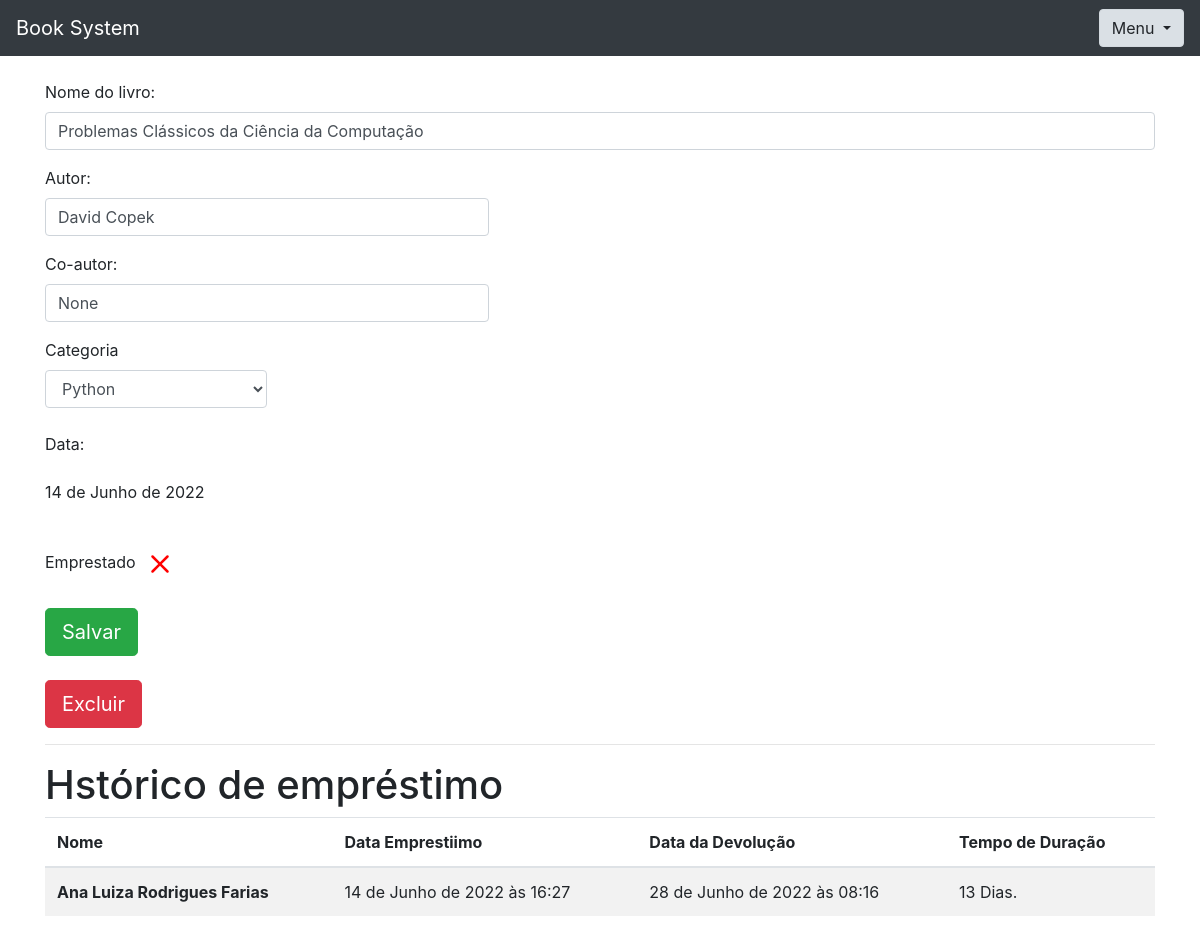
Screenshot of /livro/ver_livro/1 (signed in) with the database file from the repository.
### livro/models.py (models this page shows, shortened)
class Livros(models.Model):
    img = models.ImageField(upload_to='capa_livro', null=True, blank=True)
    nome = models.CharField(max_length = 100)
    autor = models.CharField(max_length= 30)
    co_autor = models.CharField(max_length = 30, blank=True, null=True)
    data_cadastro = models.DateField(default=date.today)
    emprestado = models.BooleanField(default=False)
    categoria = models.ForeignKey(Categoria, on_delete=models.DO_NOTHING)
    usuario = models.ForeignKey(Usuario, on_delete=models.DO_NOTHING)
    class Meta:
        verbose_name = 'Livro'

class Emprestimos(models.Model):
    nome_emprestado_anonimo = models.CharField(max_length = 30, blank=True, null=True)
    data_emprestimo = models.DateTimeField(default=datetime.datetime.now())
    data_devolucao = models.DateTimeField(blank=True, null=True)
    livro = models.ForeignKey(Livros, on_delete=models.DO_NOTHING)

### livro/views.py (the view)
# urls.py: path('ver_livro/<int:id>', views.ver_livros, name='ver_livros'),
def ver_livros(request, id):
    if request.session.get('usuario'):
        livro = Livros.objects.get(id = id)
        if request.session.get('usuario') == livro.usuario.id:
            usuario = Usuario.objects.get(id = request.session['usuario'])
            categoria_livro = Categoria.objects.filter(usuario = request.session.get('usuario'))
            emprestimos = Emprestimos.objects.filter(livro = livro)
            form = CadastroLivro()
            form.fields['usuario'].initial = request.session['usuario']
            form.fields['categoria'].queryset = Categoria.objects.filter(usuario = usuario)
            form_categoria = CategoriaLivro()
            usuarios = Usuario.objects.all()
            livros_emprestar = Livros.objects.filter(emprestado = False)
            livros_emprestados = Livros.objects.filter(usuario = usuario).filter(emprestado = True)
            return render(request, 'ver_livro.html', {'livro': livro,
                                                      'categoria_livro': categoria_livro,
                                                      'emprestimos': emprestimos,
                                                      'usuario_logado': request.session.get('usuario'),
                                                      'form': form,
                                                      'id_livro': id,
                                                      'form_categoria': form_categoria,
                                                      'usuarios': usuarios,
                                                      'livros_emprestar': livros_emprestar,
                                                      'livros_emprestados': livros_emprestados
                                                      })
        else:
            return HttpResponse('Essse livro não é seu')
    return redirect('/auth/login/?status=2')

### livro/forms.py
class CadastroLivro(forms.ModelForm):
    class Meta:
        model = Livros
        fields = "__all__"
    def __init__(self, *args, **kwargs):
        super().__init__(*args, **kwargs)
        self.fields['usuario'].widget = forms.HiddenInput()

class CategoriaLivro(forms.Form):
    nome = forms.CharField(max_length=30)
    descricao = forms.CharField(max_length=60)
    def __init__(self, *args, **kwargs):
        super().__init__(*args, **kwargs)
        self.fields['descricao'].widget = forms.Textarea()

### livro/models.py (called while the page is built)
    def __str__(self) -> str:
        return self.nome

### livro/templatetags/filtros.py (called while the page is built)
@register.filter
def mostra_duracao(value1, value2):
    if all ((isinstance(value1, datetime), isinstance(value2, datetime))):
        dias = (value1 - value2).days
        texto = 'Dias'
        if dias == 1:
            texto = 'Dia'
        return f"{dias} {texto}. "
    return "Ainda não foi devolvido"

### livro/templates/ver_livro.html (shortened to what this page needs)
{% extends  'base.html' %}
{% load filtros %}
{% block 'conteudo' %}
    <div class="container">
      <br>
      <form action="{% url 'alterar_livro' %}" method="POST">
        <p>
        <label>Nome do livro:</label>
        <input class="form-control" type="text" value="{{livro.nome}}" name="nome_livro">
        </p>
        <p>
          <label>Autor:</label>
          <input style="width: 40%;" class="form-control" type="text" value="{{livro.autor}}" name="autor">
        </p>
        <p>
          <label>Co-autor:</label>
          <input style="width: 40%;" class="form-control" type="text" value="{{livro.co_autor}}" name="co_autor">
        </p>
        <label>Categoria</label>
        <select style="width: 20%;" class="form-control" name="categoria_id">
          {% for i in categoria_livro %}
            {% if livro.categoria.nome == i.nome %}
              <option value="{{i.id}}" selected>{{i}}</option>
            {% else %}
              <option value="{{i.id}}" >{{i}}</option>
            {% endif %}
          {% endfor %}
        </select>
        <br>
        <p>
          <label>Data:</label>
          <p>{{livro.data_cadastro}}</p>
        </p>
            <br>
            <label>Emprestado</label>
              <br>
              <br>
          <input type="submit" class="btn btn-success btn-lg" value="Salvar">
      </form>
      <br>
      <button type="button" class="btn btn-danger btn-lg" data-toggle="modal" data-target="#exampleModal2">
        Excluir
      </button>
      <hr>
      <h1>Hstórico de empréstimo</h1>
      <table class="table table-striped">
        <thead>
          <tr>
            <th scope="col">Nome</th>
            <th scope="col">Data Emprestiimo</th>
            <th scope="col">Data da Devolução</th>
            <th scope="col">Tempo de Duração</th>
          </tr>
        </thead>
        <tbody>
          {% for i in emprestimos %}
            <tr>
              {% if i.nome_emprestado_anonimo == None %}
                <th scope="row">{{i.nome_emprestado}}</th>
              {% else %}
                <th scope="row">{{i.nome_emprestado_anonimo}}</th>
              {% endif %}
                <td>{{i.data_emprestimo}}</td>
                <td>{{i.data_devolucao}}</td>
                <td>{{i.data_devolucao|mostra_duracao:i.data_emprestimo}}</td>
            </tr>
          {% endfor %}
        </tbody>
      </table>
    </div>
{% endblock %}

### rows the page displays
Livros: nome_livro "Problemas Clássicos da Ciência da Computação", autor "David Copek", co_autor "None", data_cadastro "14 de Junho de 2022"
Emprestimos: nome_emprestado_anonimo "Ana Luiza Rodrigues Farias", data_emprestimo "14 de Junho de 2022 às 16:27", data_devolucao "28 de Junho de 2022 às 08:16", data_devolucao|mostra_duracao "13 Dias."

### other values shown
form field categoria_id "Python"
